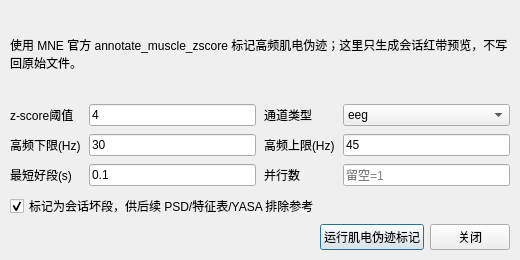
<?xml version="1.0" encoding="UTF-8"?>
<ui version="4.0">
 <class>MuscleArtifactDialog</class>
 <widget class="QDialog" name="MuscleArtifactDialog">
  <property name="geometry">
   <rect>
    <x>0</x>
    <y>0</y>
    <width>520</width>
    <height>260</height>
   </rect>
  </property>
  <property name="windowTitle">
   <string>MNE肌电/高频伪迹标记</string>
  </property>
  <layout class="QVBoxLayout" name="verticalLayout_dialog">
   <property name="leftMargin">
    <number>10</number>
   </property>
   <property name="topMargin">
    <number>10</number>
   </property>
   <property name="rightMargin">
    <number>10</number>
   </property>
   <property name="bottomMargin">
    <number>10</number>
   </property>
   <item>
    <widget class="QLabel" name="label_muscle_hint">
     <property name="text">
      <string>使用 MNE 官方 annotate_muscle_zscore 标记高频肌电伪迹；这里只生成会话红带预览，不写回原始文件。</string>
     </property>
     <property name="wordWrap">
      <bool>true</bool>
     </property>
    </widget>
   </item>
   <item>
    <layout class="QGridLayout" name="gridLayout_params">
     <property name="horizontalSpacing">
      <number>8</number>
     </property>
     <property name="verticalSpacing">
      <number>8</number>
     </property>
     <item row="0" column="0">
      <widget class="QLabel" name="label_threshold">
       <property name="text">
        <string>z-score阈值</string>
       </property>
      </widget>
     </item>
     <item row="0" column="1">
      <widget class="QLineEdit" name="lineEdit_threshold">
       <property name="text">
        <string>4</string>
       </property>
       <property name="toolTip">
        <string>高频包络超过该 z-score 时标记为肌电伪迹；数值越小越敏感。</string>
       </property>
      </widget>
     </item>
     <item row="0" column="2">
      <widget class="QLabel" name="label_ch_type">
       <property name="text">
        <string>通道类型</string>
       </property>
      </widget>
     </item>
     <item row="0" column="3">
      <widget class="QComboBox" name="comboBox_ch_type">
       <item>
        <property name="text">
         <string>eeg</string>
        </property>
       </item>
       <item>
        <property name="text">
         <string>自动</string>
        </property>
       </item>
      </widget>
     </item>
     <item row="1" column="0">
      <widget class="QLabel" name="label_filter_low">
       <property name="text">
        <string>高频下限(Hz)</string>
       </property>
      </widget>
     </item>
     <item row="1" column="1">
      <widget class="QLineEdit" name="lineEdit_filter_low">
       <property name="text">
        <string>30</string>
       </property>
      </widget>
     </item>
     <item row="1" column="2">
      <widget class="QLabel" name="label_filter_high">
       <property name="text">
        <string>高频上限(Hz)</string>
       </property>
      </widget>
     </item>
     <item row="1" column="3">
      <widget class="QLineEdit" name="lineEdit_filter_high">
       <property name="text">
        <string>45</string>
       </property>
       <property name="toolTip">
        <string>MNE 官方默认是 110-140 Hz；低采样睡眠 EEG 可改为 30-45 Hz，但上限必须小于采样率一半。</string>
       </property>
      </widget>
     </item>
     <item row="2" column="0">
      <widget class="QLabel" name="label_min_good">
       <property name="text">
        <string>最短好段(s)</string>
       </property>
      </widget>
     </item>
     <item row="2" column="1">
      <widget class="QLineEdit" name="lineEdit_min_good">
       <property name="text">
        <string>0.1</string>
       </property>
       <property name="toolTip">
        <string>两个坏段之间若好段短于该值，会被合并进坏段；None 等效为 0。</string>
       </property>
      </widget>
     </item>
     <item row="2" column="2">
      <widget class="QLabel" name="label_n_jobs">
       <property name="text">
        <string>并行数</string>
       </property>
      </widget>
     </item>
     <item row="2" column="3">
      <widget class="QLineEdit" name="lineEdit_n_jobs">
       <property name="placeholderText">
        <string>留空=1</string>
       </property>
      </widget>
     </item>
     <item row="3" column="0" colspan="4">
      <widget class="QCheckBox" name="checkBox_record_session_bad">
       <property name="text">
        <string>标记为会话坏段，供后续 PSD/特征表/YASA 排除参考</string>
       </property>
       <property name="checked">
        <bool>true</bool>
       </property>
      </widget>
     </item>
    </layout>
   </item>
   <item>
    <layout class="QHBoxLayout" name="horizontalLayout_buttons">
     <item>
      <spacer name="horizontalSpacer_buttons">
       <property name="orientation">
        <enum>Qt::Horizontal</enum>
       </property>
       <property name="sizeHint" stdset="0">
        <size>
         <width>40</width>
         <height>20</height>
        </size>
       </property>
      </spacer>
     </item>
     <item>
      <widget class="QPushButton" name="pushButton_run">
       <property name="text">
        <string>运行肌电伪迹标记</string>
       </property>
      </widget>
     </item>
     <item>
      <widget class="QPushButton" name="pushButton_close">
       <property name="text">
        <string>关闭</string>
       </property>
      </widget>
     </item>
    </layout>
   </item>
  </layout>
 </widget>
 <resources/>
 <connections/>
</ui>
